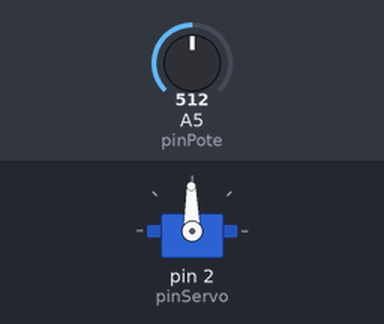
A sketch run on a simulated Arduino Uno, built with avr-gcc and run on an emulated ATmega328P. Shown: servo. The test bench sets the inputs (shaded band); at power-on: A5 (pinPote) = 512. Random numbers use the default seed unless the sketch sets one.

Above: at 2.3 s.
2.4 s: A5 (pinPote) set to 716
At 3.6 s:
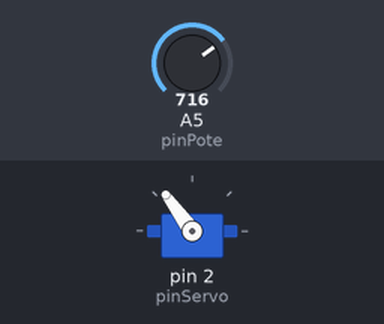
4.5 s: A5 (pinPote) set to 900
At 4.8 s:
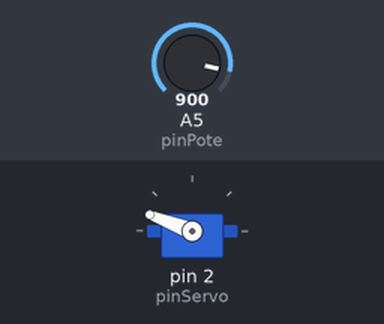
6.6 s: A5 (pinPote) set to 1023
At 8.3 s:
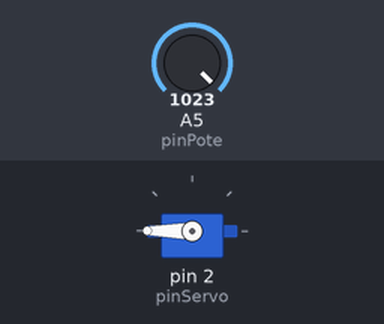
9.0 s: A5 (pinPote) set to 306
At 9.4 s:
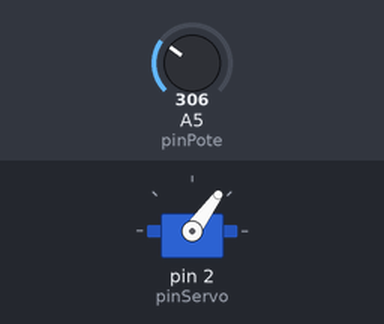
11.1 s: A5 (pinPote) set to 122
At 13.0 s:
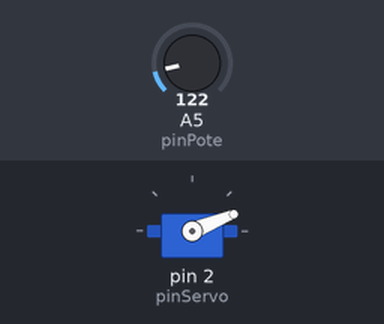
Timing chart, 0 to 14.5 s (numbered marks = the images above; inputs shaded):
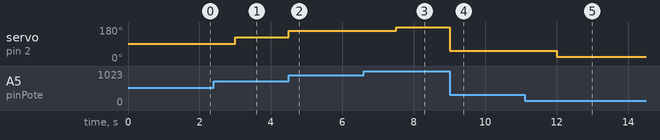

Measured:
- after the input at 2.4 s, servo on pin 2 (pinServo): 91° → 126° after 0.60 s
- after the input at 4.5 s, servo on pin 2 (pinServo): 126° → 159° at once
- after the input at 6.6 s, servo on pin 2 (pinServo): 159° → 180° after 0.90 s
- after the input at 9.0 s, servo on pin 2 (pinServo): 180° → 54° at once
- after the input at 11.1 s, servo on pin 2 (pinServo): 54° → 22° after 0.90 s

The sketch:

Ejercicio_2.ino
```cpp
#include <Servo.h>
#define pinServo 2
#define pinPote 5

Servo ser;

void setup()
{
  Serial.begin(9600);
  ser.attach(pinServo);
}

void loop()
{
  int rand = random(1, 181);
  long valorPote = analogRead(pinPote);
  valorPote = map(valorPote, 0, 1023, 1, 181);
  ser.write(valorPote);
  delay(1500);
}
```
